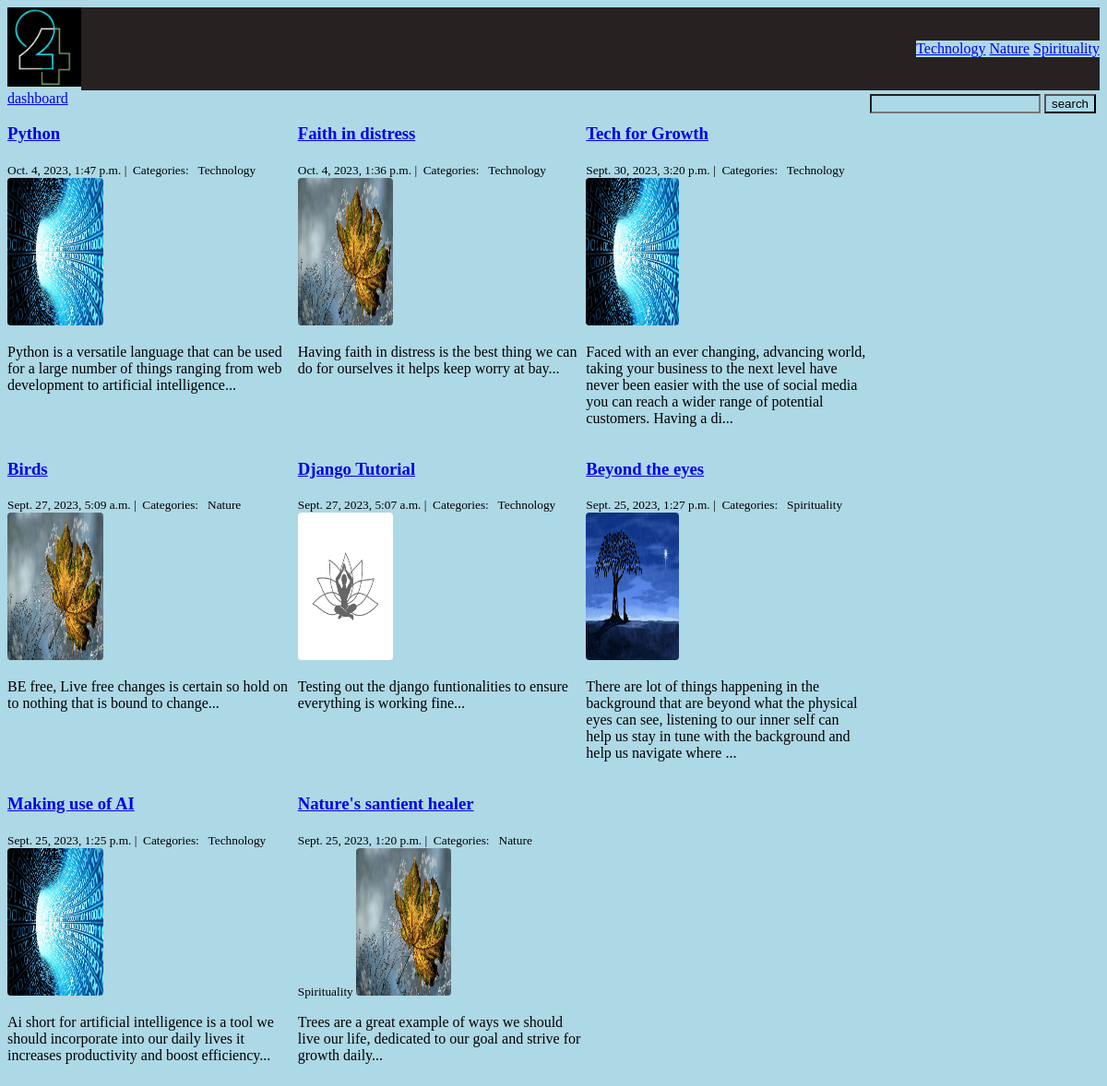
The page / on the database its author committed.
### blog/models.py (models this page shows, shortened)
class Category(models.Model):
    name = models.CharField(max_length=20)
    def __str__(self):
        return self.name
    class Meta:
        verbose_name_plural = 'Categories'

class Post(models.Model):
    author = models.ForeignKey(User, on_delete=models.PROTECT)
    category = models.ManyToManyField('Category', related_name='posts')
    title = models.CharField(max_length=80)
    body = models.TextField()
    image = models.ImageField(upload_to='uploads/')
    pub_date = models.DateTimeField(auto_now_add=True)
    mod_date = models.DateTimeField(auto_now=True)
    class Meta:
        ordering = ('-pub_date',)

### blog/views.py (the view)
# urls.py: path('', views.index, name='blog_home'),
def index(request):
    posts = Post.objects.all()
    context = {
        'posts': posts
    }
    return render(request, "blog_home.html", context)

### blog/templatetags/menu.py (called while the page is built)
@register.inclusion_tag('menu.html')
def menu():
    categories = Category.objects.all()
    return {'categories': categories}

### blog/templates/blog_home.html
{% extends 'base.html' %}
{% block content %}
    <span><a href="{% url 'dashboard' %}"> dashboard</a></span>
<div class="container">
    <div class="row">
        {% for post in posts %}
            <div class="col">
                <h3><a href="{% url 'post_view' post.pk %}"> {{post.title}} </a></h3>
                <small>
                    {{post.pub_date}} |&nbsp;
                    Categories: &nbsp;
                    {% for category in post.category.all %}
                        {{category}}
                    {% endfor %}
                </small>
                <img src="{{post.image.url}}" alt="image" class="post-img">
                <p>
                    {{post.body | slice:":200"}}...
                </p>
            </div>
        {% endfor %}
    </div>
</div>
{% endblock %}

### blog/templates/base.html (shortened to what this page needs)
<!DOCTYPE html>
{% load static %}
{% load menu %}
<html>
    <head>
        <link rel="stylesheet" href="{% static 'css/style.css' %}">
    </head>
<body>
    <div class="header">
        <nav>
            <a href="{% url 'blog_home' %}">
                <img src="{% static 'images/logo.jpg' %}">
            </a>
            <div class="navlinks">
                {% menu %}
            </div>
        </nav>
    </div>
    <form method="get" action="{% url 'search' %}" class="search-box">
        <input type="text" name="query">
        <button type="submit" class="btn">search</button>
    </form>
    {% block content %}
    {% endblock %}
</body>
</html>

### blog/templates/menu.html
{% for category in categories %}
    <a href="{% url 'category' category %}">{{category.name}}</a>
{% endfor %}

### blog/static/css/style.css (style rules this page uses)
* { background-color: lightblue; box-sizing: border-box; }
.post-img { width: 33%; height: 160px; border-radius: 4px; }
.header { width: 100%; }
nav { width: 100%; display: flex; background-color: rgb(39, 33, 33); justify-content: space-between; align-items: center; }
nav img { width: 80px; }
.search-box { float: right; margin: 4px; }
.row { display: grid; grid-template-columns: auto auto auto; justify-items: center; }

### rows shown on the page
Category: name "Technology"
Category: name "Nature"
Category: name "Spirituality"
Post: title "Python", pub_date "Oct. 4, 2023, 1:47 p.m.", image (picture), body "Python is a versatile language that can be used for a large number of things ranging from web development to artificial intelligence"
Post: title "Faith in distress", pub_date "Oct. 4, 2023, 1:36 p.m.", image (picture), body "Having faith in distress is the best thing we can do for ourselves it helps keep worry at bay"
Post: title "Tech for Growth", pub_date "Sept. 30, 2023, 3:20 p.m.", image (picture), body "Faced with an ever changing, advancing world, taking your business to the next level have never been easier with the use of social media you can reach a wider range of potential customers. Having a di"
Post: title "Birds", pub_date "Sept. 27, 2023, 5:09 a.m.", image (picture), body "BE free, Live free changes is certain so hold on to nothing that is bound to change"
Post: title "Django Tutorial", pub_date "Sept. 27, 2023, 5:07 a.m.", image (picture), body "Testing out the django funtionalities to ensure everything is working fine"
Post: title "Beyond the eyes", pub_date "Sept. 25, 2023, 1:27 p.m.", image (picture), body "There are lot of things happening in the background that are beyond what the physical eyes can see, listening to our inner self can help us stay in tune with the background and help us navigate where"
Post: title "Making use of AI", pub_date "Sept. 25, 2023, 1:25 p.m.", image (picture), body "Ai short for artificial intelligence is a tool we should incorporate into our daily lives it increases productivity and boost efficiency"
Post: title "Nature's santient healer", pub_date "Sept. 25, 2023, 1:20 p.m.", image (picture), body "Trees are a great example of ways we should live our life, dedicated to our goal and strive for growth daily"
